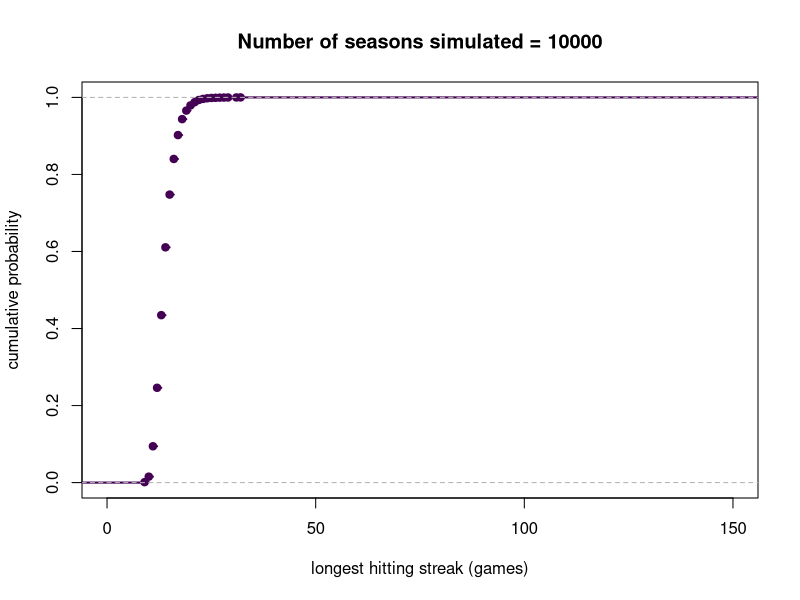

Write R code to recreate this figure. (Note: a time limit stopped this script after it produced the figure.)
## ---- chunk 1
knitr::opts_knit$set(base.dir = "/home/swolf/website/", base.url = "/")
knitr::opts_chunk$set(fig.path = "figure/2019-05-15-catchingDimaggio/")
## ---- chunk 2
generateHits = function(ba,seasons){
  games = seasons * 160           #160 games/season 
  atBats = games * 4              #4 at bats/game
  hits = ifelse(runif(atBats)<ba,1,0)  # If the at-bat is successful, enter a 1, otherwise make it a 0.
  return(hits)
}
## ---- chunk 3
gamesWithHit = function(hits){
  ## Re-flow the hit data into a matrix so each column has all of the at-bats in a game. 
  hitMat = matrix(hits,nrow=4)
  ## Create a vector with 0 if no hits in a game and 1 if there are hits in a game.
  gwh = as.numeric(colSums(hitMat)>0)
  return(gwh)
}
## ---- chunk 4
longestStreak = function(games){
  ## Initialize current and longest streaks
  longestStreak = 0
  currentStreak = 0
  for(g in 1:length(games)){
    ## If game had a hit, add 1 to current streak, otherwise, end the streak
    currentStreak = ifelse(games[g]>0,currentStreak+1,0)
    ## If current streak is longer than longest streak, make it the longest streak, otherwise, leave longest streak 
    ## alone
    longestStreak = ifelse(currentStreak>longestStreak,currentStreak,longestStreak)
  }
  return(longestStreak)
}
## ---- chunk 5
players = c(paste('player',1:5,sep=''),'pedPlayer')
averages = round(c(0.2,0.25,0.3,0.35,0.4,0.5),3)
careers = c(rep(20,5),10)
diMaggio = 56
prob = numeric(6)

## Simulate a bunch of seasons
sims = 10000
## ---- chunk 6
library(knitr)
## Colors for the graph
library(viridis)
cols = viridis(6)

for(p in 1:6){
    player = players[p]
    avg = averages[p]
    career = careers[p]
    maxStreak = numeric(sims)
    for(i in 1:sims){
        maxStreak[i] = longestStreak(gamesWithHit(generateHits(ba=avg,seasons=career)))
    }
    if(p==1){
        plot(ecdf(maxStreak), xlab='longest hitting streak (games)', col=cols[p], lty=p,
             main=paste('Number of seasons simulated =',sims),
             xlim=c(0,150), ylab='cumulative probability',lwd=2)
    }else{
        lines(ecdf(maxStreak), col=cols[p],lwd=2)
    }

    ## Probability to catch DiMaggio
    prob[p] = 1-ecdf(maxStreak)(diMaggio)
}
abline(v=diMaggio,col='grey',lty=10,lwd=3)
legend('bottomright',legend=paste('BA =',sprintf("%1.3f",averages)),col=cols,lty=1,lwd=2,pch=16,
       bg='white')

playerProbs = data.frame(players,averages,prob)
## ---- chunk 7
kable(playerProbs, caption = "The probability each player catches DiMaggio", digits=3)
## ---- chunk 8
bestProb = 0
thisProb = bestProb
seasons = 0
nSeasons = seasons
while(bestProb<0.15){
  seasons = seasons + 0.25
  games = seasons*160
  if(games<diMaggio){
    bestProb = 0
  }else{
    newStreak = numeric(sims)
    for(i in 1:sims){
        newStreak[i] = longestStreak(gamesWithHit(generateHits(ba=0.500,seasons=seasons)))
    }
    bestProb = 1-ecdf(newStreak)(diMaggio)
    
  }
  thisProb = c(thisProb,bestProb)
  nSeasons = c(nSeasons,seasons)
}
plot(nSeasons,thisProb,xlab='number of seasons played',ylab='probability to beat DiMaggio')
